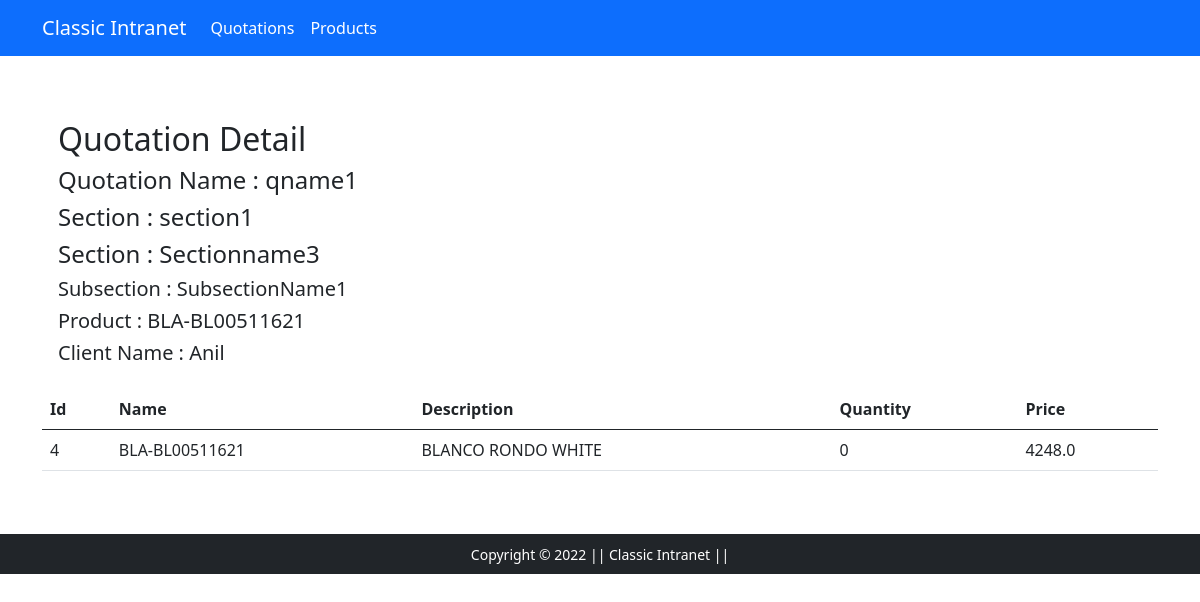
/quot/2, run on the app's committed database.
### app/models.py (models this page shows, shortened)
class Quotation_item(models.Model):
    quotation_id = models.ForeignKey(Quotation, on_delete=models.CASCADE)
    subsection_id = models.ForeignKey(Subsection, on_delete=models.CASCADE)

class Quotation(models.Model):
    quot_no = models.CharField(max_length=200)
    name = models.CharField(max_length=200)
    market_seg = models.CharField(max_length=200)

class Section(models.Model):
    name = models.CharField(max_length=100)
    quotation_id = models.ForeignKey(Quotation, on_delete=models.CASCADE)

class Subsection(models.Model):
    name = models.CharField(max_length=100)
    section_id = models.ForeignKey(Section, on_delete=models.CASCADE)
    product_id = models.ForeignKey(Product, on_delete=models.CASCADE)

class Product(models.Model):
    name = models.CharField(max_length=100)
    description = models.TextField()
    quantity = models.PositiveIntegerField(default=0)
    selling_price = models.FloatField()
    def __str__(self):
        return str(self.id)

class Client(models.Model):
    name = models.CharField(max_length=200)
    surname = models.CharField(max_length=200)
    email = models.EmailField(max_length=254)
    quotation_id = models.ForeignKey(Quotation, on_delete=models.CASCADE)

### app/views.py (the view)
# urls.py: path('quot/<int:pk>', views.quotdetail, name='quotdetail'),
def quotdetail(request, pk):
    quotitem = Quotation_item.objects.get(quotation_id=pk)
    client = Client.objects.get(quotation_id=pk)
    sections = Section.objects.filter(quotation_id=pk)
    return render(request, "quotationdetail.html", {"quotitem":quotitem, "client":client, "sections":sections})

### app/templates/quotationdetail.html (shortened to what this page needs)
{% extends 'base.html' %}
{% load static %}
{% block main-content %}
<div class="m-3">
    <h2> Quotation Detail</h2>
    <h4> Quotation Name : {{quotitem.quotation_id.name}}</h4>
    {% for sec in sections %}
    <h4> Section : {{sec.name}}</h4>
    {% endfor %}
    <h5> Subsection : {{quotitem.subsection_id.name}}</h5>
    <h5> Product : {{quotitem.subsection_id.product_id.name}}</h5>
    <h5> Client Name : {{client.name}}</h5>
</div>
<div>
 <table class="table">
  <thead>
      <tr>
        <th scope="col">Id</th>
        <th scope="col">Name</th>
        <th scope="col">Description</th>
        <th scope="col">Quantity</th>
        <th scope="col">Price</th>
    </tr>
  </thead>
  <tbody>
    <tr>
        <td>{{quotitem.subsection_id.product_id}}</td>
        <td>{{quotitem.subsection_id.product_id.name}}</td>
        <td>{{quotitem.subsection_id.product_id.description}}</td>
        <td>{{quotitem.subsection_id.product_id.quantity}}</td>
        <td>{{quotitem.subsection_id.product_id.selling_price}}</td>
    </tr>
  </tbody>
</table>
</div>
{% endblock main-content %}

### app/templates/base.html (shortened to what this page needs)
<!doctype html>
{% load static %}
<html lang="en">
  <head>
    <link href="https://cdn.jsdelivr.net/npm/bootstrap@5.0.0-beta1/dist/css/bootstrap.min.css" rel="stylesheet">
    <link rel="stylesheet" href="{% static 'css/owl.carousel.min.css' %}">
    <link rel="stylesheet" href="{% static 'css/all.min.css' %}">
    <link rel="stylesheet" href="{% static 'css/style.css' %}">
  </head>
  <body>
    <nav class="navbar navbar-expand-lg navbar-dark bg-primary">
     <div class="container">
       <a class="navbar-brand" href="/">Classic Intranet</a>
       <div class="collapse navbar-collapse" id="navbarSupportedContent">
         <ul class="navbar-nav me-auto mb-2 mb-lg-0">
           <li class="nav-item">
             <a class="nav-link active" aria-current="page" href="{% url 'quotation' %}">Quotations</a>
           </li>
           <li class="nav-item">
             <a class="nav-link active" aria-current="page" href="{% url 'products' %}">Products</a>
           </li>
         </ul>
       </div>
     </div>
    </nav>
    <div class="container my-5">
      <div class="row">
    {% block main-content %} {% endblock main-content %}
      </div> </div>
    <footer class="container-fluid bg-dark text-center p-2 mt-5">
        <small class="text-white">Copyright &copy; 2022 || Classic Intranet || </small>
    </footer>
  </body>
</html>

### data on the page
Quotation_item: quotation_id.name "qname1", subsection_id.name "SubsectionName1", subsection_id.product_id.name "BLA-BL00511621", subsection_id.product_id "4", subsection_id.product_id.description "BLANCO RONDO WHITE", subsection_id.product_id.quantity "0", subsection_id.product_id.selling_price "4248.0"
Section: name "section1"
Section: name "Sectionname3"
Client: name "Anil"
